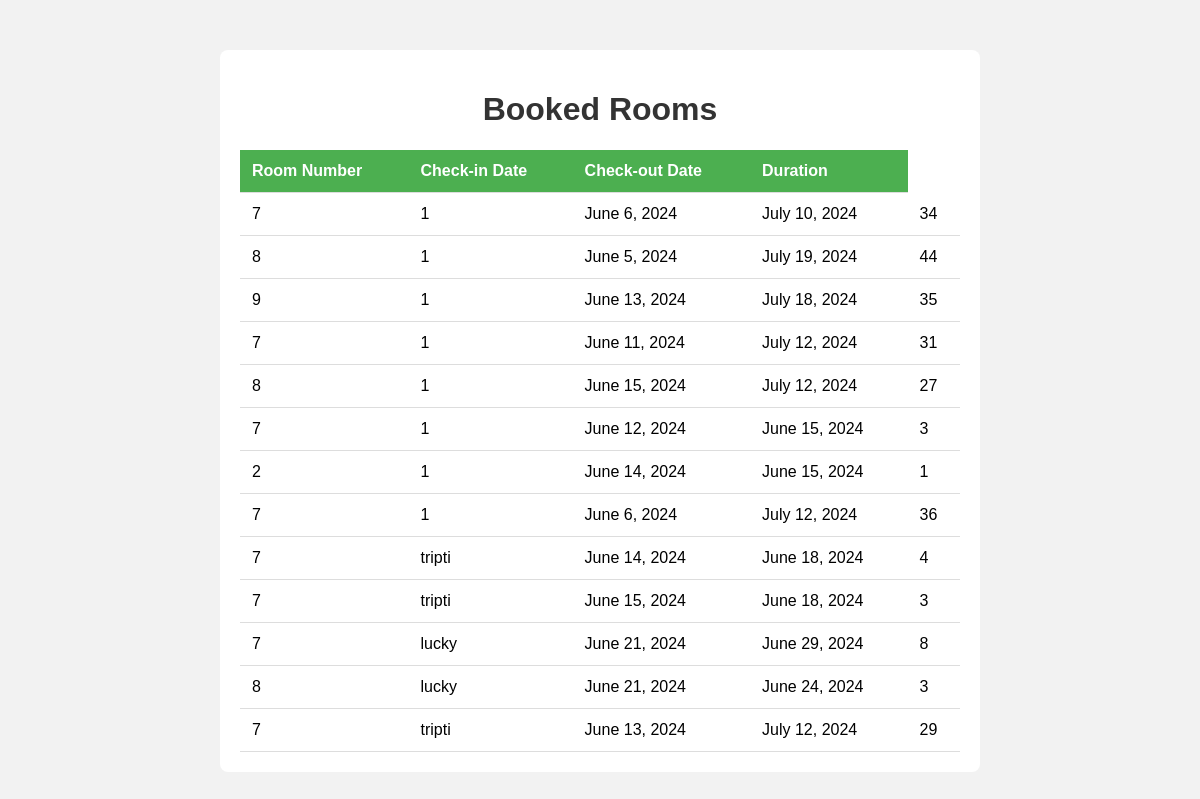
The page /bookedroom on the database its author committed.
### book/models.py (models this page shows)
class room(models.Model):
    name=models.CharField(max_length=100,blank=True)
    no=models.IntegerField()
    capacity=models.IntegerField()
    startdate=models.DateField(null=True)
    enddate=models.DateField(null=True)
    def duration(u):
        return(u.enddate-u.startdate).days
    class Meta:
        db_table="room"

### book/views.py (the view)
# urls.py: path('bookedroom',views.bookedroom),
def bookedroom(request):
    u=room.objects.all()
    return render(request,'bookedroom.html',{'u':u})

### book/templates/bookedroom.html (shortened to what this page needs)
<!DOCTYPE html>
<html lang="en">
<head>
</head>
<body>
  <div class="container">
  <h1>Booked Rooms</h1>
    <table>
        <thead>
            <tr>
                <th>Room Number</th>
                <th>Check-in Date</th>
                <th>Check-out Date</th>
                <th>Duration</th>
            </tr>
        </thead>
        <tbody>
            {% for i in u %}
            {% if i.startdate %}
            <tr>
                <td>{{ i.no }}</td>
                <td>{{i.name}}</td>
                <td>{{ i.startdate }}</td>
                <td>{{ i.enddate }}</td>
                <td>{{ i.duration }}</td>
            </tr>
            {% endif %}
            {% endfor %}
         </tbody>
       </table>
   </div>
</body>
</html>

### book/templates/bookedroom.html (style rules this page uses)
body { font-family: Arial, sans-serif; background-color: #f2f2f2; margin: 0; padding: 0; }
.container { width: 60%; margin: 50px auto; background-color: #fff; padding: 20px; border-radius: 8px; box-shadow: 0 0 10px rgba, 0, 0, 0,0.1; }
h1 { text-align: center; color: #333; }
table { width: 100%; border-collapse: collapse; margin-top: 20px; }
th, td { padding: 12px; text-align: left; border-bottom: 1px solid #ddd; }
th { background-color: #4CAF50; color: white; }

### rows shown on the page
room: no "7", name "1", startdate "June 6, 2024", enddate "July 10, 2024", duration "34"
room: no "8", name "1", startdate "June 5, 2024", enddate "July 19, 2024", duration "44"
room: no "9", name "1", startdate "June 13, 2024", enddate "July 18, 2024", duration "35"
room: no "7", name "1", startdate "June 11, 2024", enddate "July 12, 2024", duration "31"
room: no "8", name "1", startdate "June 15, 2024", enddate "July 12, 2024", duration "27"
room: no "7", name "1", startdate "June 12, 2024", enddate "June 15, 2024", duration "3"
room: no "2", name "1", startdate "June 14, 2024", enddate "June 15, 2024", duration "1"
room: no "7", name "1", startdate "June 6, 2024", enddate "July 12, 2024", duration "36"
room: no "7", name "tripti", startdate "June 14, 2024", enddate "June 18, 2024", duration "4"
room: no "7", name "tripti", startdate "June 15, 2024", enddate "June 18, 2024", duration "3"
room: no "7", name "lucky", startdate "June 21, 2024", enddate "June 29, 2024", duration "8"
room: no "8", name "lucky", startdate "June 21, 2024", enddate "June 24, 2024", duration "3"
room: no "7", name "tripti", startdate "June 13, 2024", enddate "July 12, 2024", duration "29"
